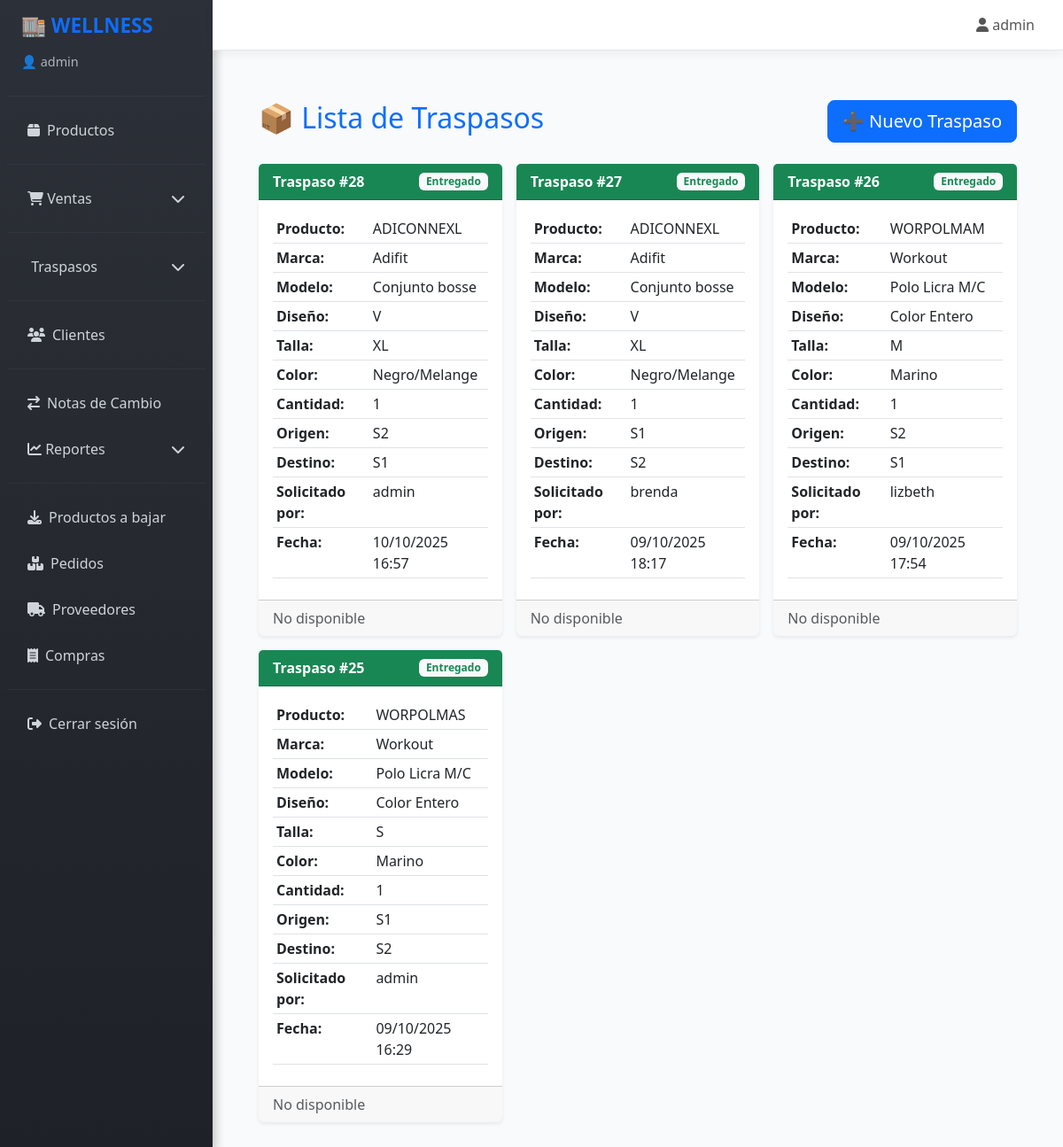
The page /inventory/traspasos/ (signed in) on the database its author committed.
### inventory/models.py (models this page shows, shortened)
class Traspaso(models.Model):
    ESTADO_CHOICES = [
        ("pendiente", "Pendiente"),
        ("entregado", "Entregado"),
        ("cancelado", "Cancelado"),
    ]
    producto = models.ForeignKey(Productos, on_delete=models.CASCADE)
    cantidad = models.PositiveIntegerField()
    sucursal_origen = models.CharField(max_length=2, choices=[("S1","Sucursal 1"),("S2","Sucursal 2"),("S3","Sucursal 3"),("A","Almacén")])
    sucursal_destino = models.CharField(max_length=2, choices=[("S1","Sucursal 1"),("S2","Sucursal 2"),("S3","Sucursal 3"),("A","Almacén")])
    solicitado_por = models.ForeignKey(settings.AUTH_USER_MODEL, on_delete=models.SET_NULL, null=True, related_name="traspasos_solicitados")
    entregado_por = models.ForeignKey(settings.AUTH_USER_MODEL, on_delete=models.SET_NULL, null=True, blank=True, related_name="traspasos_entregados")
    fecha_solicitud = models.DateTimeField(default=timezone.now)
    fecha_entrega = models.DateTimeField(null=True, blank=True)
    estado = models.CharField(max_length=10, choices=ESTADO_CHOICES, default="pendiente")

class Productos(models.Model):
    Codigo = models.CharField(primary_key=True, max_length=100, unique=True, editable=False)  # autogenerado
    Talla = models.CharField(max_length=50, null=False)
    Marca = models.CharField(max_length=100, null=False)
    Modelo = models.CharField(max_length=100, null=False)
    Diseno = models.CharField(max_length=100, null=False)
    Color = models.CharField(max_length=50, null=False)
    Costo = models.DecimalField(max_digits=10, decimal_places=2, default=18)
    Precio = models.DecimalField(max_digits=10, decimal_places=2)
    S1 = models.IntegerField(default=0)  # Tienda 1
    S2 = models.IntegerField(default=0)  # Tienda 2
    S3 = models.IntegerField(default=0)  # Tienda 3
    Almacen = models.IntegerField(default=0)  # Almacén central
    codigo_barras = models.ImageField(upload_to="barcodes/", blank=True, null=True)
    class Meta:
        verbose_name_plural = "Productos"

### inventory/views.py (the view)
# urls.py: path("traspasos/", views.lista_traspasos, name="lista_traspasos"),
@login_required
def lista_traspasos(request):
    traspasos = Traspaso.objects.all().order_by("-fecha_solicitud")
    return render(request, "inventory/lista_traspasos.html", {"traspasos": traspasos})

### inventory/templates/inventory/lista_traspasos.html (shortened to what this page needs)
{% extends 'base.html' %}
{% block content %}
<div class="container mt-4">
  <div class="d-flex justify-content-between align-items-center mb-4">
    <h2 class="text-primary">📦 Lista de Traspasos</h2>
    <a href="{% url 'crear_traspaso' %}" class="btn btn-lg btn-primary">
      ➕ Nuevo Traspaso
    </a>
  </div>
  {% if traspasos %}
  <div class="row g-3">
    {% for traspaso in traspasos %}
    <div class="col-md-6 col-lg-4">
      <div class="card shadow-sm border-0 h-100">
        <div class="card-header d-flex justify-content-between align-items-center
          {% if traspaso.estado == 'pendiente' %}bg-warning text-dark
          {% elif traspaso.estado == 'entregado' %}bg-success text-white
          {% elif traspaso.estado == 'rechazado' %}bg-danger text-white{% endif %}">
          <strong>Traspaso #{{ traspaso.id }}</strong>
          <span class="badge
            {% if traspaso.estado == 'pendiente' %}bg-dark
            {% elif traspaso.estado == 'entregado' %}bg-light text-success
            {% elif traspaso.estado == 'rechazado' %}bg-light text-danger{% endif %}">
            {{ traspaso.estado|capfirst }}
          </span>
        </div>
        <div class="card-body">
          <table class="table table-sm mb-2">
            <tbody>
              <tr>
                <th>Producto:</th>
                <td>{{ traspaso.producto.Codigo }}</td>
              </tr>
              <tr>
                <th>Marca:</th>
                <td>{{ traspaso.producto.Marca }}</td>
              </tr>
              <tr>
                <th>Modelo:</th>
                <td>{{ traspaso.producto.Modelo }}</td>
              </tr>
              <tr>
                <th>Diseño:</th>
                <td>{{ traspaso.producto.Diseno }}</td>
              </tr>
              <tr>
                <th>Talla:</th>
                <td>{{ traspaso.producto.Talla }}</td>
              </tr>
              <tr>
                <th>Color:</th>
                <td>{{ traspaso.producto.Color }}</td>
              </tr>
              <tr>
                <th>Cantidad:</th>
                <td>{{ traspaso.cantidad }}</td>
              </tr>
              <tr>
                <th>Origen:</th>
                <td>{{ traspaso.sucursal_origen }}</td>
              </tr>
              <tr>
                <th>Destino:</th>
                <td>{{ traspaso.sucursal_destino }}</td>
              </tr>
              <tr>
                <th>Solicitado por:</th>
                <td>{{ traspaso.solicitado_por.username }}</td>
              </tr>
              <tr>
                <th>Fecha:</th>
                <td>{{ traspaso.fecha_solicitud|date:"d/m/Y H:i" }}</td>
              </tr>
            </tbody>
          </table>
        </div>
        <div class="card-footer d-flex justify-content-between">
          {% if traspaso.estado == "pendiente" %}
            <a href="{% url 'aprobar_traspaso' traspaso.id %}" class="btn btn-success btn-sm">✅ Aprobar</a>
            <a href="{% url 'rechazar_traspaso' traspaso.id %}" class="btn btn-danger btn-sm">❌ Rechazar</a>
          {% else %}
            <span class="text-muted">No disponible</span>
          {% endif %}
        </div>
      </div>
    </div>
    {% endfor %}
  </div>
  {% else %}
  <div class="alert alert-info text-center shadow-sm">
    No hay traspasos registrados.
  </div>
  {% endif %}
</div>
{% endblock %}

### inventory/templates/base.html (shortened to what this page needs)
<!DOCTYPE html>
<html lang="es">
<head>
  <link href="https://cdn.jsdelivr.net/npm/bootstrap@5.3.0/dist/css/bootstrap.min.css" rel="stylesheet">
  <link href="https://cdnjs.cloudflare.com/ajax/libs/font-awesome/6.5.0/css/all.min.css" rel="stylesheet">
</head>
<body>
  <div class="sidebar">
    <h4>🏬 WELLNESS</h4>
    <div class="user-info">
      {% if request.user.is_authenticated %}
        👤 {{ request.user.get_full_name|default:request.user.username }}
      {% else %}
        👤 Invitado
      {% endif %}
    </div>
    <hr>
    <a href="{% url 'lista_productos' %}" class="{% if request.resolver_match.url_name == 'lista_productos' %}active{% endif %}">
      <i class="fa-solid fa-box"></i> Productos
    </a>
    <hr>
    {% if request.user.is_authenticated %}
    <a class="d-flex justify-content-between align-items-center" data-bs-toggle="collapse" href="#ventasSubmenu" role="button" aria-expanded="false" aria-controls="ventasSubmenu">
      <span><i class="fa-solid fa-cart-shopping"></i> Ventas</span>
      <i class="fa-solid fa-chevron-down"></i>
    </a>
    <hr>
    <a class="d-flex justify-content-between align-items-center" data-bs-toggle="collapse" href="#traspasosSubmenu" role="button" aria-expanded="false" aria-controls="traspasosSubmenu">
      <span> Traspasos</span>
      <i class="fa-solid fa-chevron-down"></i>
    </a>
    <hr>
    <a href="{% url 'listar_clientes' %}" class="{% if request.resolver_match.url_name == 'listar_clientes' %}active{% endif %}">
      <i class="fa-solid fa-users"></i> Clientes
    </a>
    {% endif %}
    {% if request.user.is_staff or request.user.is_superuser %}
      <hr>
      <a href="{% url 'lista_notas_cambio' %}" class="{% if request.resolver_match.url_name == 'lista_notas_cambio' %}active{% endif %}">
        <i class="fa-solid fa-arrow-right-arrow-left"></i> Notas de Cambio
      </a>
      <a class="d-flex justify-content-between align-items-center" data-bs-toggle="collapse" href="#reportesSubmenu" role="button" aria-expanded="false" aria-controls="reportesSubmenu">
        <span><i class="fa-solid fa-chart-line"></i> Reportes</span>
        <i class="fa-solid fa-chevron-down"></i>
      </a>
      <hr>
      <a href="{% url 'productos_a_bajar' %}" class="{% if request.resolver_match.url_name == 'productos_a_bajar' %}active{% endif %}">
        <i class="fa-solid fa-download"></i> Productos a bajar
      </a>
      <a href="{% url 'productos_a_pedir' %}" class="{% if request.resolver_match.url_name == 'productos_a_pedir' %}active{% endif %}">
        <i class="fa-solid fa-boxes-stacked"></i> Pedidos
      </a>
      <a href="{% url 'listar_proveedores' %}" class="{% if request.resolver_match.url_name == 'listar_proveedores' %}active{% endif %}">
        <i class="fa-solid fa-truck"></i> Proveedores
      </a>
      <a href="{% url 'listar_compras' %}" class="{% if request.resolver_match.url_name == 'listar_compras' %}active{% endif %}">
        <i class="fa-solid fa-receipt"></i> Compras
      </a>
    {% endif %}
    <hr>
    <a href="{% url 'logout' %}">
      <i class="fa-solid fa-right-from-bracket"></i> Cerrar sesión
    </a>
  </div>
  <div class="w-100">
    <div class="topbar">
      {% if request.user.is_authenticated %}
        <div class="user"><i class="fa-solid fa-user"></i> {{ request.user.username }}</div>
      {% endif %}
    </div>
    <div class="content">
      {% block content %}
      {% endblock %}
    </div>
  </div>
</body>
</html>

### inventory/templates/base.html (style rules this page uses)
body { min-height: 100vh; display: flex; flex-direction: row; margin: 0; font-family: 'Segoe UI', Tahoma, Geneva, Verdana, sans-serif; background-color: #f8fafc; overflow-x: hidden; }
.sidebar { min-width: 240px; max-width: 240px; background: linear-gradient(180deg, #2c3038 0%, #1e2127 100%); color: #fff; display: flex; flex-direction: column; padding: 1rem 0.5rem; box-shadow: 4px 0 10px rgba(0, 0, 0, 0.2); }
.sidebar h4 { font-size: 1.4rem; font-weight: 700; margin-bottom: 1rem; padding-left: 1rem; color: #0d6efd; }
.user-info { font-size: 0.9rem; color: #adb5bd; padding-left: 1rem; margin-bottom: 1rem; }
.sidebar a { display: flex; align-items: center; gap: 8px; padding: 10px 15px; margin: 4px 8px; color: #ced4da; text-decoration: none; border-radius: 8px; transition: all 0.25s ease; font-weight: 500; }
.sidebar hr { border-top: 1px solid #495057; margin: 12px 0; }
.topbar { width: 100%; background-color: #fff; padding: 1rem 2rem; display: flex; justify-content: space-between; align-items: center; box-shadow: 0 4px 10px rgba(0,0,0,0.05); position: sticky; top: 0; z-index: 10; border-bottom: 1px solid #e5e7eb; }
.topbar .user { font-weight: 500; color: #555; }
.content { flex-grow: 1; padding: 2rem 2.5rem; animation: fadeIn 0.4s ease-in-out; width: 100%; }

### rows shown on the page
Traspaso: id "28", estado "Entregado", producto.Codigo "ADICONNEXL", producto.Marca "Adifit", producto.Modelo "Conjunto bosse", producto.Diseno "V", producto.Talla "XL", producto.Color "Negro/Melange", cantidad "1", sucursal_origen "S2", sucursal_destino "S1", solicitado_por.username "admin", fecha_solicitud "10/10/2025 16:57", shows "No disponible"
Traspaso: id "27", estado "Entregado", producto.Codigo "ADICONNEXL", producto.Marca "Adifit", producto.Modelo "Conjunto bosse", producto.Diseno "V", producto.Talla "XL", producto.Color "Negro/Melange", cantidad "1", sucursal_origen "S1", sucursal_destino "S2", solicitado_por.username "brenda", fecha_solicitud "09/10/2025 18:17", shows "No disponible"
Traspaso: id "26", estado "Entregado", producto.Codigo "WORPOLMAM", producto.Marca "Workout", producto.Modelo "Polo Licra M/C", producto.Diseno "Color Entero", producto.Talla "M", producto.Color "Marino", cantidad "1", sucursal_origen "S2", sucursal_destino "S1", solicitado_por.username "lizbeth", fecha_solicitud "09/10/2025 17:54", shows "No disponible"
Traspaso: id "25", estado "Entregado", producto.Codigo "WORPOLMAS", producto.Marca "Workout", producto.Modelo "Polo Licra M/C", producto.Diseno "Color Entero", producto.Talla "S", producto.Color "Marino", cantidad "1", sucursal_origen "S1", sucursal_destino "S2", solicitado_por.username "admin", fecha_solicitud "09/10/2025 16:29", shows "No disponible"

### other values the page prints
{{ request.user.get_full_name|default:request.user.username }} "admin"
{{ request.user.username }} "admin"
